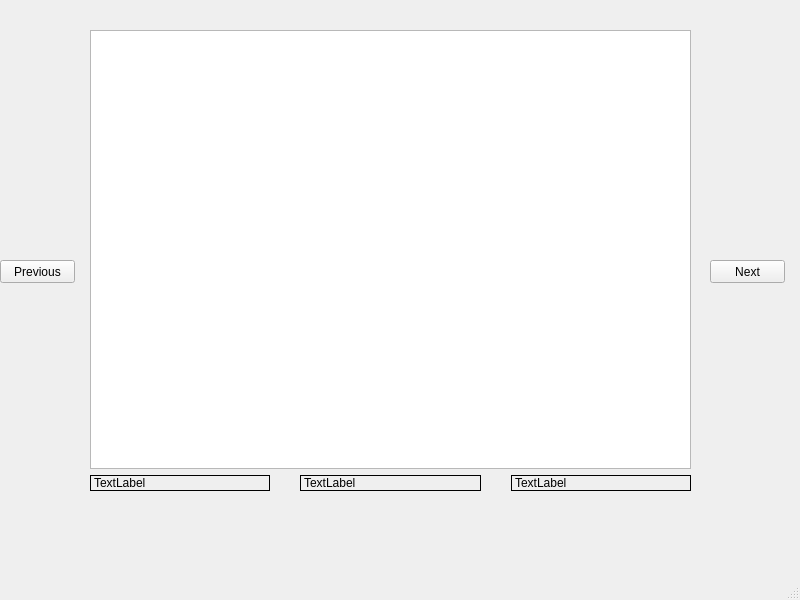
<?xml version="1.0" encoding="UTF-8"?>
<ui version="4.0">
 <class>MainWindow</class>
 <widget class="QMainWindow" name="MainWindow">
  <property name="geometry">
   <rect>
    <x>0</x>
    <y>0</y>
    <width>800</width>
    <height>600</height>
   </rect>
  </property>
  <property name="windowTitle">
   <string>MainWindow</string>
  </property>
  <widget class="QWidget" name="centralwidget">
   <widget class="QPushButton" name="prev_btn">
    <property name="geometry">
     <rect>
      <x>0</x>
      <y>260</y>
      <width>75</width>
      <height>23</height>
     </rect>
    </property>
    <property name="text">
     <string>Previous</string>
    </property>
   </widget>
   <widget class="QPushButton" name="next_btn">
    <property name="geometry">
     <rect>
      <x>710</x>
      <y>260</y>
      <width>75</width>
      <height>23</height>
     </rect>
    </property>
    <property name="text">
     <string>Next</string>
    </property>
   </widget>
   <widget class="QWidget" name="verticalLayoutWidget">
    <property name="geometry">
     <rect>
      <x>90</x>
      <y>30</y>
      <width>601</width>
      <height>461</height>
     </rect>
    </property>
    <layout class="QVBoxLayout" name="verticalLayout">
     <item>
      <widget class="QGraphicsView" name="graphicsView"/>
     </item>
     <item>
      <layout class="QHBoxLayout" name="horizontalLayout">
       <property name="spacing">
        <number>30</number>
       </property>
       <item>
        <widget class="QLabel" name="lb_1">
         <property name="mouseTracking">
          <bool>true</bool>
         </property>
         <property name="frameShape">
          <enum>QFrame::Box</enum>
         </property>
         <property name="text">
          <string>TextLabel</string>
         </property>
        </widget>
       </item>
       <item>
        <widget class="QLabel" name="lb_2">
         <property name="mouseTracking">
          <bool>true</bool>
         </property>
         <property name="frameShape">
          <enum>QFrame::Box</enum>
         </property>
         <property name="text">
          <string>TextLabel</string>
         </property>
        </widget>
       </item>
       <item>
        <widget class="QLabel" name="lb_3">
         <property name="mouseTracking">
          <bool>true</bool>
         </property>
         <property name="frameShape">
          <enum>QFrame::Box</enum>
         </property>
         <property name="text">
          <string>TextLabel</string>
         </property>
        </widget>
       </item>
      </layout>
     </item>
    </layout>
   </widget>
  </widget>
  <widget class="QMenuBar" name="menubar">
   <property name="geometry">
    <rect>
     <x>0</x>
     <y>0</y>
     <width>800</width>
     <height>21</height>
    </rect>
   </property>
  </widget>
  <widget class="QStatusBar" name="statusbar"/>
 </widget>
 <resources/>
 <connections/>
</ui>
